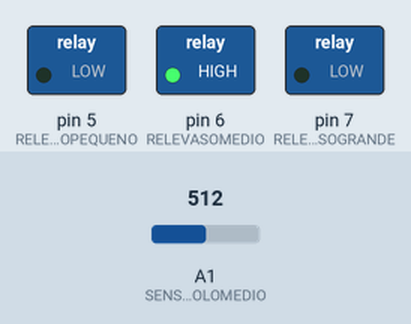
This sketch was run on a simulated Arduino Uno, built with avr-gcc and run on an emulated ATmega328P. Parts: switched loads named in the sketch (green lamp = pin HIGH). The inputs (shaded band) are chosen by the test bench; at power-on: A1 (SENSORSOLOMEDIO) = 512. What the sketch prints to the serial monitor is not drawn.

Above: at 1.2 s.
1.3 s: A1 (SENSORSOLOMEDIO) set to 366
2.8 s: A1 (SENSORSOLOMEDIO) set to 339
At 3.8 s:
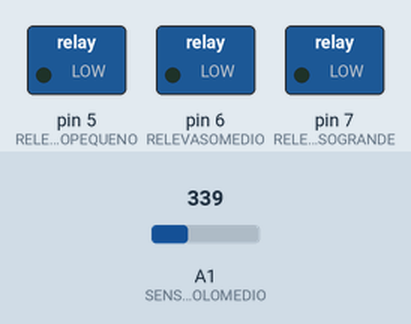
4.3 s: A1 (SENSORSOLOMEDIO) set to 440
At 4.9 s:
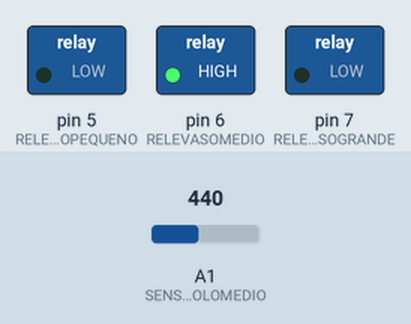
5.8 s: A1 (SENSORSOLOMEDIO) set to 306
At 7.0 s:
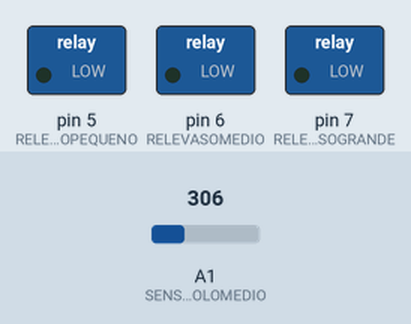
7.3 s: A1 (SENSORSOLOMEDIO) set to 287
10.3 s: A1 (SENSORSOLOMEDIO) set to 255
At 11.0 s:
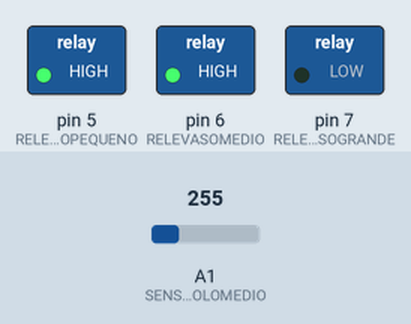
Timing chart, 0 to 12.8 s (numbered marks = the images above; inputs shaded):
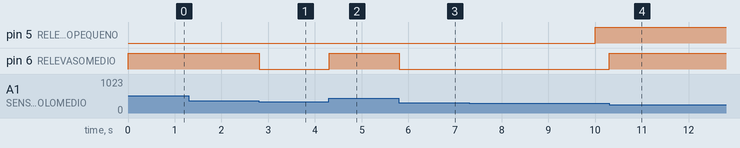

Measured:
- the behaviour switches between 354 and 353 on A1 (SENSORSOLOMEDIO) (found by bisection; images 0 and 1)
- the behaviour switches between 274 and 273 on A1 (SENSORSOLOMEDIO) (found by bisection; images 3 and 4)
- after the input at 2.8 s, pin 6 (RELEVASOMEDIO): HIGH → LOW at once
- after the input at 4.3 s, pin 6 (RELEVASOMEDIO): LOW → HIGH at once
- after the input at 5.8 s, pin 6 (RELEVASOMEDIO): HIGH → LOW at once
- after the input at 10.3 s, pin 6 (RELEVASOMEDIO): LOW → HIGH at once

The sketch:

cultivoz-sensor_timer.ino
```cpp
#include <TimeLib.h>

#define LIGADO 1
#define DESLIGADO 0
#define RELEVASOGRANDE 7             // indica que conectaremos o pino do relê na porta digital 7
#define RELEVASOMEDIO 6             // indica que conectaremos o pino do relê na porta digital 6
#define RELEVASOPEQUENO 5          // indica que conectaremos o pino do relê na porta digital 5
#define SENSORSOLOGRANDE A0       // indica que conectaremos o pino do sensor de umidade na porta analógica A0
#define SENSORSOLOMEDIO A1       // indica que conectaremos o pino do sensor de umidade na porta analógica A1
#define MUITOSECO 0,25
#define UMIDO 50,75
#define MUITOUMIDO 75,100
int const SECO = 581;
int const MOLHADO = 277;

int IntervaloVasoPequeno = 10; // variável que indica, em segundos, o intervalo desejado para a torneira do vaso pequeno
time_t TimerVasoPequeno;      // variável tipo time_t que marca o tempo p/ a rega do vaso pequeno

/////////////////////////////////////////////////////////////////////////////////////////////////////////////////////////////
// Variável para definirmos o valor máximo molhado.       ESSE TRECHO AINDA PRECISA SER TRABALHADO                       ///
// Para verificar o seu valor, digite após o símbolo "=" o valor máximo quando o sensor estiver dentro do vaso ou água. ///
int valorUmidadeSoloGrande = 430; // vou calibrar ainda                                                                ///
int valorUmidadeSoloMedio = 69; // alteração de teste para funcionar já parametrizando um valor em %                  ///
////////////////////////////////////////////////////////////////////////////////////////////////////////////////////////

// Digite aqui o valor máximo quando o sensor estiver dentro do vaso ou água.
int valorMaximoMolhado = 430;

// A função setup é executada uma vez só
void setup() {

  pinMode(RELEVASOGRANDE, OUTPUT);        // Define o pino do relê como saída, pois iremos enviar um comando pra ele.
  pinMode(SENSORSOLOGRANDE, INPUT);      // Define o pino do sensor de umidade como entrada, pois iremos ler o resultado dele.

  pinMode(RELEVASOMEDIO, OUTPUT);      // Define o pino do relê como saída, pois iremos enviar um comando pra ele.
  pinMode(SENSORSOLOMEDIO, INPUT);    // Define o pino do sensor de umidade como entrada, pois iremos ler o resultado dele.

  pinMode(RELEVASOPEQUENO, OUTPUT); // Define o pino do relê como saída, pois iremos enviar um comando pra ele.

  digitalWrite(RELEVASOPEQUENO,DESLIGADO); // Define que o sistema inicia com o a torneira do vaso pequeno deligada - altere para LIGADO se quiser o contrário

  TimerVasoPequeno = now();  // inicia timer do vaso pequeno em 0s
  Serial.begin(9600);
}

// A função loop fica sendo executada de maneira contínua
void loop() {

  // leitura do sensor solo grande
 //  lerSensorSolo(SensorSoloGrande, valorUmidadeSoloGrande, ReleVasoGrande);


     Serial.println(lerSensorSolo(SENSORSOLOMEDIO));
     Serial.println(analogRead(SENSORSOLOMEDIO));

  // checagem do sensor vaso médio em relação ao nível de umidade desejado e acionamento do relé em função disso
 //  digitalWrite(RELEVASOMEDIO,checkSensor(SENSORSOLOMEDIO, valorUmidadeSoloMedio));
     digitalWrite(RELEVASOMEDIO,!(checkSensorRange(SENSORSOLOMEDIO, MUITOUMIDO)));

  if (now() == (TimerVasoPequeno+IntervaloVasoPequeno)) {
     digitalWrite(RELEVASOPEQUENO,!(digitalRead(RELEVASOPEQUENO)));
     TimerVasoPequeno = now();
  }
}

int lerSensorSolo(int parametroSensorSolo) {
    return map(analogRead(parametroSensorSolo),SECO,MOLHADO,0,100);
}

boolean checkSensor(int parametroSensorSolo, int parametroValorUmidade){ // checa se o sensor escolhido apresenta um indice de umidade menor que o valor definido em %
    return (lerSensorSolo(parametroSensorSolo) <= parametroValorUmidade);
}

boolean checkSensorRange(int parametroSensorSolo, int min, int max){ // checa se o sensor escolhido apresenta um indice de umidade definido em um intervalo
    int valorSensorSolo = lerSensorSolo(parametroSensorSolo);
    return (valorSensorSolo >= min && valorSensorSolo <= max);
}
```
